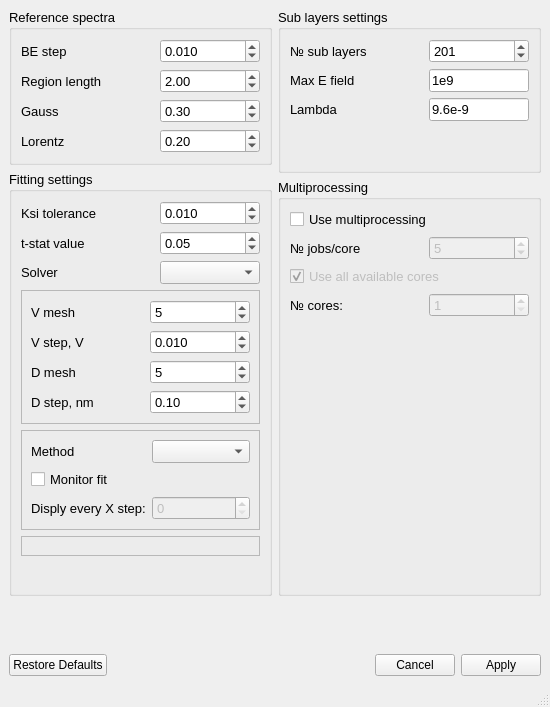
<?xml version="1.0" encoding="UTF-8"?>
<ui version="4.0">
 <class>Settings</class>
 <widget class="QMainWindow" name="Settings">
  <property name="geometry">
   <rect>
    <x>0</x>
    <y>0</y>
    <width>550</width>
    <height>707</height>
   </rect>
  </property>
  <property name="sizePolicy">
   <sizepolicy hsizetype="Fixed" vsizetype="Preferred">
    <horstretch>0</horstretch>
    <verstretch>0</verstretch>
   </sizepolicy>
  </property>
  <property name="minimumSize">
   <size>
    <width>550</width>
    <height>0</height>
   </size>
  </property>
  <property name="maximumSize">
   <size>
    <width>550</width>
    <height>16777215</height>
   </size>
  </property>
  <property name="windowTitle">
   <string>Settings</string>
  </property>
  <widget class="QWidget" name="centralwidget">
   <layout class="QGridLayout" name="gridLayout_6">
    <item row="0" column="0">
     <widget class="QGroupBox" name="groupBox_2">
      <property name="font">
       <font>
        <pointsize>10</pointsize>
       </font>
      </property>
      <property name="title">
       <string>Reference spectra</string>
      </property>
      <layout class="QGridLayout" name="gridLayout_2">
       <item row="3" column="1">
        <widget class="QDoubleSpinBox" name="sb_ref_lorentz">
         <property name="minimum">
          <double>0.010000000000000</double>
         </property>
         <property name="value">
          <double>0.200000000000000</double>
         </property>
        </widget>
       </item>
       <item row="0" column="1">
        <widget class="QDoubleSpinBox" name="sb_ref_be_step">
         <property name="decimals">
          <number>3</number>
         </property>
         <property name="minimum">
          <double>0.001000000000000</double>
         </property>
         <property name="maximum">
          <double>1.000000000000000</double>
         </property>
         <property name="singleStep">
          <double>0.001000000000000</double>
         </property>
         <property name="value">
          <double>0.010000000000000</double>
         </property>
        </widget>
       </item>
       <item row="1" column="1">
        <widget class="QDoubleSpinBox" name="sb_ref_width">
         <property name="minimumSize">
          <size>
           <width>100</width>
           <height>0</height>
          </size>
         </property>
         <property name="maximumSize">
          <size>
           <width>100</width>
           <height>16777215</height>
          </size>
         </property>
         <property name="minimum">
          <double>0.010000000000000</double>
         </property>
         <property name="singleStep">
          <double>0.100000000000000</double>
         </property>
         <property name="value">
          <double>2.000000000000000</double>
         </property>
        </widget>
       </item>
       <item row="2" column="0">
        <widget class="QLabel" name="label_5">
         <property name="text">
          <string>Gauss</string>
         </property>
        </widget>
       </item>
       <item row="3" column="0">
        <widget class="QLabel" name="label_6">
         <property name="text">
          <string>Lorentz</string>
         </property>
        </widget>
       </item>
       <item row="2" column="1">
        <widget class="QDoubleSpinBox" name="sb_ref_gauss">
         <property name="minimum">
          <double>0.010000000000000</double>
         </property>
         <property name="singleStep">
          <double>0.010000000000000</double>
         </property>
         <property name="value">
          <double>0.300000000000000</double>
         </property>
        </widget>
       </item>
       <item row="0" column="0">
        <widget class="QLabel" name="label_3">
         <property name="text">
          <string>BE step</string>
         </property>
        </widget>
       </item>
       <item row="1" column="0">
        <widget class="QLabel" name="label_4">
         <property name="text">
          <string>Region length</string>
         </property>
        </widget>
       </item>
      </layout>
     </widget>
    </item>
    <item row="0" column="1" rowspan="2">
     <widget class="QGroupBox" name="groupBox_4">
      <property name="font">
       <font>
        <pointsize>10</pointsize>
       </font>
      </property>
      <property name="title">
       <string>Sub layers settings</string>
      </property>
      <layout class="QGridLayout" name="gridLayout_5">
       <item row="1" column="1">
        <widget class="QLineEdit" name="le_max_e">
         <property name="sizePolicy">
          <sizepolicy hsizetype="Minimum" vsizetype="Fixed">
           <horstretch>0</horstretch>
           <verstretch>0</verstretch>
          </sizepolicy>
         </property>
         <property name="minimumSize">
          <size>
           <width>100</width>
           <height>0</height>
          </size>
         </property>
         <property name="maximumSize">
          <size>
           <width>100</width>
           <height>16777215</height>
          </size>
         </property>
         <property name="text">
          <string>1e9</string>
         </property>
        </widget>
       </item>
       <item row="2" column="1">
        <widget class="QLineEdit" name="le_lambda">
         <property name="sizePolicy">
          <sizepolicy hsizetype="Minimum" vsizetype="Fixed">
           <horstretch>0</horstretch>
           <verstretch>0</verstretch>
          </sizepolicy>
         </property>
         <property name="minimumSize">
          <size>
           <width>100</width>
           <height>0</height>
          </size>
         </property>
         <property name="maximumSize">
          <size>
           <width>100</width>
           <height>16777215</height>
          </size>
         </property>
         <property name="text">
          <string>9.6e-9</string>
         </property>
        </widget>
       </item>
       <item row="0" column="0">
        <widget class="QLabel" name="label_12">
         <property name="text">
          <string>№ sub layers</string>
         </property>
        </widget>
       </item>
       <item row="2" column="0">
        <widget class="QLabel" name="label_14">
         <property name="text">
          <string>Lambda</string>
         </property>
        </widget>
       </item>
       <item row="0" column="1">
        <widget class="QSpinBox" name="sp_sub_layers">
         <property name="minimum">
          <number>1</number>
         </property>
         <property name="maximum">
          <number>1001</number>
         </property>
         <property name="singleStep">
          <number>50</number>
         </property>
         <property name="value">
          <number>201</number>
         </property>
        </widget>
       </item>
       <item row="3" column="0">
        <spacer name="verticalSpacer_4">
         <property name="orientation">
          <enum>Qt::Vertical</enum>
         </property>
         <property name="sizeHint" stdset="0">
          <size>
           <width>20</width>
           <height>40</height>
          </size>
         </property>
        </spacer>
       </item>
       <item row="1" column="0">
        <widget class="QLabel" name="label_13">
         <property name="text">
          <string>Max E field</string>
         </property>
        </widget>
       </item>
      </layout>
     </widget>
    </item>
    <item row="1" column="0" rowspan="2">
     <widget class="QGroupBox" name="groupBox_3">
      <property name="font">
       <font>
        <pointsize>10</pointsize>
       </font>
      </property>
      <property name="title">
       <string>Fitting settings</string>
      </property>
      <layout class="QGridLayout" name="gridLayout_4">
       <item row="3" column="0" colspan="2">
        <widget class="QFrame" name="f_mesh_gradient">
         <property name="frameShape">
          <enum>QFrame::StyledPanel</enum>
         </property>
         <property name="frameShadow">
          <enum>QFrame::Raised</enum>
         </property>
         <layout class="QGridLayout" name="gridLayout_3">
          <item row="0" column="0">
           <widget class="QLabel" name="label_9">
            <property name="text">
             <string>V mesh</string>
            </property>
           </widget>
          </item>
          <item row="2" column="0">
           <widget class="QLabel" name="label_10">
            <property name="text">
             <string>D mesh</string>
            </property>
           </widget>
          </item>
          <item row="0" column="1">
           <widget class="QSpinBox" name="sp_v_mesh">
            <property name="minimumSize">
             <size>
              <width>100</width>
              <height>0</height>
             </size>
            </property>
            <property name="maximumSize">
             <size>
              <width>100</width>
              <height>16777215</height>
             </size>
            </property>
            <property name="minimum">
             <number>1</number>
            </property>
            <property name="singleStep">
             <number>2</number>
            </property>
            <property name="value">
             <number>5</number>
            </property>
           </widget>
          </item>
          <item row="2" column="1">
           <widget class="QSpinBox" name="sp_d_mesh">
            <property name="minimum">
             <number>1</number>
            </property>
            <property name="singleStep">
             <number>2</number>
            </property>
            <property name="value">
             <number>5</number>
            </property>
           </widget>
          </item>
          <item row="1" column="0">
           <widget class="QLabel" name="label_15">
            <property name="text">
             <string>V step, V</string>
            </property>
           </widget>
          </item>
          <item row="3" column="0">
           <widget class="QLabel" name="label_16">
            <property name="text">
             <string>D step, nm</string>
            </property>
           </widget>
          </item>
          <item row="1" column="1">
           <widget class="QDoubleSpinBox" name="sp_v_step">
            <property name="decimals">
             <number>3</number>
            </property>
            <property name="minimum">
             <double>0.001000000000000</double>
            </property>
            <property name="singleStep">
             <double>0.001000000000000</double>
            </property>
            <property name="value">
             <double>0.010000000000000</double>
            </property>
           </widget>
          </item>
          <item row="3" column="1">
           <widget class="QDoubleSpinBox" name="sp_d_step">
            <property name="minimum">
             <double>0.010000000000000</double>
            </property>
            <property name="singleStep">
             <double>0.100000000000000</double>
            </property>
            <property name="value">
             <double>0.100000000000000</double>
            </property>
           </widget>
          </item>
         </layout>
        </widget>
       </item>
       <item row="4" column="0" colspan="2">
        <widget class="QFrame" name="f_lm_fit">
         <property name="frameShape">
          <enum>QFrame::StyledPanel</enum>
         </property>
         <property name="frameShadow">
          <enum>QFrame::Raised</enum>
         </property>
         <layout class="QGridLayout" name="gridLayout_7">
          <item row="1" column="1">
           <widget class="QComboBox" name="cb_lm_fit_method"/>
          </item>
          <item row="2" column="0">
           <widget class="QCheckBox" name="chk_lm_fit_monitor">
            <property name="text">
             <string>Monitor fit</string>
            </property>
           </widget>
          </item>
          <item row="1" column="0">
           <widget class="QLabel" name="label_17">
            <property name="text">
             <string>Method</string>
            </property>
           </widget>
          </item>
          <item row="3" column="0">
           <widget class="QLabel" name="label_18">
            <property name="text">
             <string>Disply every X step:</string>
            </property>
           </widget>
          </item>
          <item row="3" column="1">
           <widget class="QSpinBox" name="sb_lm_fit_monitor_step">
            <property name="enabled">
             <bool>false</bool>
            </property>
           </widget>
          </item>
         </layout>
        </widget>
       </item>
       <item row="6" column="0" colspan="2">
        <spacer name="verticalSpacer">
         <property name="orientation">
          <enum>Qt::Vertical</enum>
         </property>
         <property name="sizeHint" stdset="0">
          <size>
           <width>20</width>
           <height>40</height>
          </size>
         </property>
        </spacer>
       </item>
       <item row="2" column="0">
        <widget class="QLabel" name="label_8">
         <property name="text">
          <string>Solver</string>
         </property>
        </widget>
       </item>
       <item row="2" column="1">
        <widget class="QComboBox" name="cb_solver"/>
       </item>
       <item row="0" column="0">
        <widget class="QLabel" name="label_7">
         <property name="text">
          <string>Ksi tolerance</string>
         </property>
        </widget>
       </item>
       <item row="1" column="0">
        <widget class="QLabel" name="label_11">
         <property name="text">
          <string>t-stat value</string>
         </property>
        </widget>
       </item>
       <item row="0" column="1">
        <widget class="QDoubleSpinBox" name="sb_fit_tolerance">
         <property name="minimumSize">
          <size>
           <width>100</width>
           <height>0</height>
          </size>
         </property>
         <property name="maximumSize">
          <size>
           <width>100</width>
           <height>16777215</height>
          </size>
         </property>
         <property name="decimals">
          <number>3</number>
         </property>
         <property name="minimum">
          <double>0.001000000000000</double>
         </property>
         <property name="maximum">
          <double>1.000000000000000</double>
         </property>
         <property name="singleStep">
          <double>0.001000000000000</double>
         </property>
         <property name="value">
          <double>0.010000000000000</double>
         </property>
        </widget>
       </item>
       <item row="1" column="1">
        <widget class="QDoubleSpinBox" name="sp_t_value">
         <property name="minimum">
          <double>0.010000000000000</double>
         </property>
         <property name="maximum">
          <double>1.000000000000000</double>
         </property>
         <property name="singleStep">
          <double>0.050000000000000</double>
         </property>
         <property name="value">
          <double>0.050000000000000</double>
         </property>
        </widget>
       </item>
       <item row="5" column="0" colspan="2">
        <widget class="QFrame" name="f_pysot">
         <property name="frameShape">
          <enum>QFrame::StyledPanel</enum>
         </property>
         <property name="frameShadow">
          <enum>QFrame::Raised</enum>
         </property>
         <layout class="QGridLayout" name="gridLayout_8"/>
        </widget>
       </item>
      </layout>
     </widget>
    </item>
    <item row="2" column="1">
     <widget class="QGroupBox" name="groupBox">
      <property name="font">
       <font>
        <pointsize>10</pointsize>
       </font>
      </property>
      <property name="title">
       <string>Multiprocessing</string>
      </property>
      <layout class="QGridLayout" name="gridLayout">
       <item row="2" column="0" colspan="2">
        <widget class="QCheckBox" name="chk_mp_all_cores">
         <property name="enabled">
          <bool>false</bool>
         </property>
         <property name="text">
          <string>Use all available cores</string>
         </property>
         <property name="checked">
          <bool>true</bool>
         </property>
        </widget>
       </item>
       <item row="3" column="0">
        <widget class="QLabel" name="label">
         <property name="text">
          <string>№ cores:</string>
         </property>
        </widget>
       </item>
       <item row="1" column="0">
        <widget class="QLabel" name="label_2">
         <property name="text">
          <string>№ jobs/core</string>
         </property>
        </widget>
       </item>
       <item row="3" column="1">
        <widget class="QSpinBox" name="sp_num_cores">
         <property name="enabled">
          <bool>false</bool>
         </property>
         <property name="minimum">
          <number>1</number>
         </property>
        </widget>
       </item>
       <item row="0" column="0" colspan="2">
        <widget class="QCheckBox" name="chk_use_mp">
         <property name="text">
          <string>Use multiprocessing</string>
         </property>
        </widget>
       </item>
       <item row="1" column="1">
        <widget class="QSpinBox" name="sb_jobs_cpu">
         <property name="enabled">
          <bool>false</bool>
         </property>
         <property name="minimumSize">
          <size>
           <width>100</width>
           <height>0</height>
          </size>
         </property>
         <property name="maximumSize">
          <size>
           <width>100</width>
           <height>16777215</height>
          </size>
         </property>
         <property name="value">
          <number>5</number>
         </property>
        </widget>
       </item>
       <item row="4" column="0" colspan="2">
        <spacer name="verticalSpacer_3">
         <property name="orientation">
          <enum>Qt::Vertical</enum>
         </property>
         <property name="sizeHint" stdset="0">
          <size>
           <width>20</width>
           <height>40</height>
          </size>
         </property>
        </spacer>
       </item>
      </layout>
     </widget>
    </item>
    <item row="3" column="0">
     <spacer name="verticalSpacer_2">
      <property name="orientation">
       <enum>Qt::Vertical</enum>
      </property>
      <property name="sizeHint" stdset="0">
       <size>
        <width>17</width>
        <height>63</height>
       </size>
      </property>
     </spacer>
    </item>
    <item row="4" column="0" colspan="2">
     <widget class="QDialogButtonBox" name="dialog_buttons">
      <property name="orientation">
       <enum>Qt::Horizontal</enum>
      </property>
      <property name="standardButtons">
       <set>QDialogButtonBox::Apply|QDialogButtonBox::Cancel|QDialogButtonBox::RestoreDefaults</set>
      </property>
     </widget>
    </item>
   </layout>
  </widget>
  <widget class="QMenuBar" name="menubar">
   <property name="geometry">
    <rect>
     <x>0</x>
     <y>0</y>
     <width>550</width>
     <height>21</height>
    </rect>
   </property>
  </widget>
  <widget class="QStatusBar" name="statusbar"/>
 </widget>
 <resources/>
 <connections/>
</ui>
